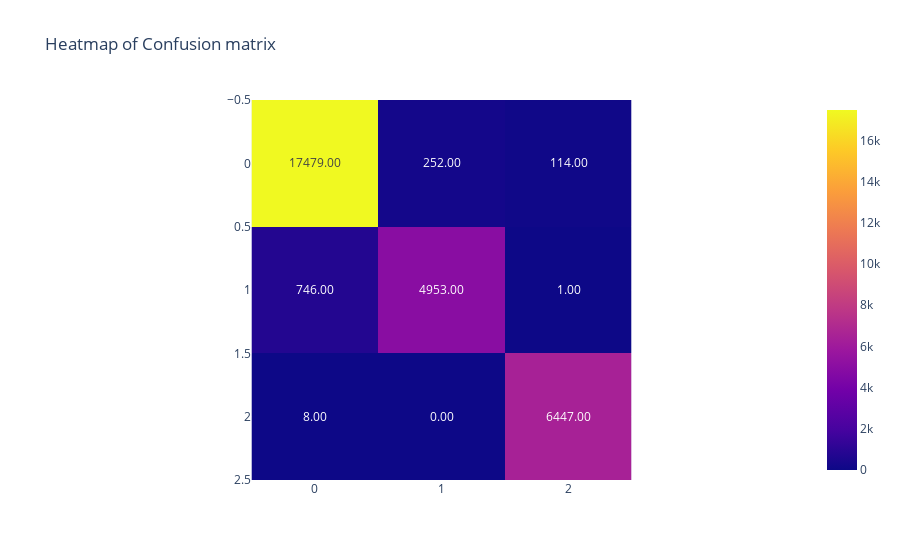

Write notebook code for a chart like this one.
### Markdown cell above
### 1.6. Drzewa decyzyjne: Gini

### Code cell
# gini
gini = DecisionTreeClassifier(criterion='gini', max_depth=5, random_state=42)
gini_score = score(gini, "Gini")

### Figure 1 — Plotly figure (JSON) as saved in the notebook; plotly's stock layout.template omitted (floating-point values rounded to 4 significant figures)
{"data": [{"coloraxis": "coloraxis", "hovertemplate": "x: %{x}<br>y: %{y}<br>color: %{z}<extra></extra>", "name": "0", "texttemplate": "%{z:.2f}", "type": "heatmap", "xaxis": "x", "yaxis": "y", "z": [[17479, 252, 114], [746, 4953, 1], [8, 0, 6447]]}], "layout": {"coloraxis": {"colorscale": [[0, "#0d0887"], [0.1111, "#46039f"], [0.2222, "#7201a8"], [0.3333, "#9c179e"], [0.4444, "#bd3786"], [0.5556, "#d8576b"], [0.6667, "#ed7953"], [0.7778, "#fb9f3a"], [0.8889, "#fdca26"], [1, "#f0f921"]]}, "title": {"text": "Heatmap of Confusion matrix"}, "xaxis": {"anchor": "y", "constrain": "domain", "domain": [0, 1], "scaleanchor": "y"}, "yaxis": {"anchor": "x", "autorange": "reversed", "constrain": "domain", "domain": [0, 1]}}}
